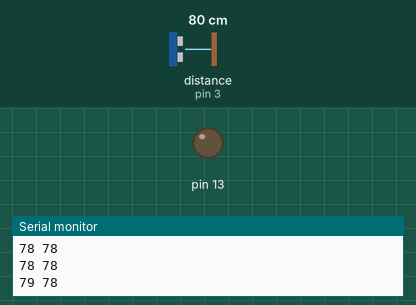
A sketch run on a simulated Arduino Uno, built with avr-gcc and run on an emulated ATmega328P. Parts: output pins drawn as LEDs (lit = HIGH), the last lines printed to the serial monitor. Wiring (inferred from the names in the program): ultrasonic range finder: trigger pin 2; echo pin 3. Inputs (shaded band) come from the test bench; at power-on: distance to the obstacle (sensor on pin 3) 80 cm. The echo pulse lasts 58.3 µs per cm; pins used as bus, display or sensor lines are not drawn.

Above: at 1.2 s.
1.3 s: distance to the obstacle (sensor on pin 3) set to 23 cm
3.9 s: distance to the obstacle (sensor on pin 3) set to 20 cm
At 6.6 s:
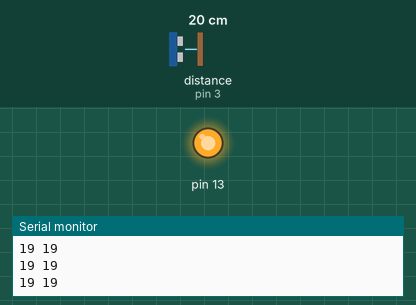
6.9 s: distance to the obstacle (sensor on pin 3) set to 35 cm
At 9.2 s:
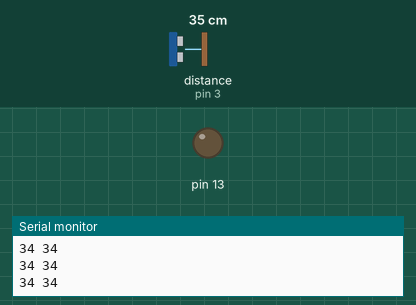
9.9 s: distance to the obstacle (sensor on pin 3) set to 2 cm
At 12.2 s:
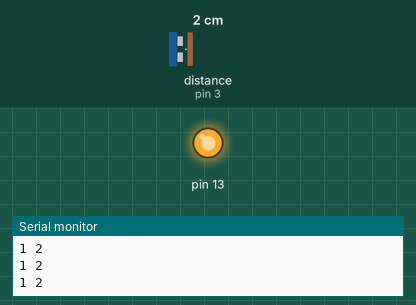
Timing chart, 0 to 13.7 s (numbered marks = the images above; inputs shaded):
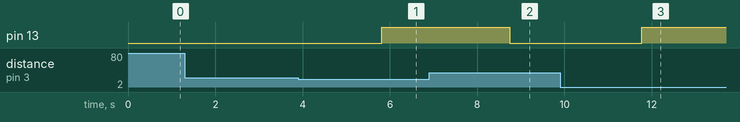

The sketch:

waterproof_sense.ino
```cpp
#include <MedianFilter.h>

/* Arduino example sketch to control a JSN-SR04T ultrasonic distance sensor with Arduino. No library needed. More info: https://www.makerguides.com */

// Define Trig and Echo pin:
#define trigPin 2
#define echoPin 3

// Define variables:
long duration;
int distance;
MedianFilter val(35,0);


void setup() {
  // Define inputs and outputs
  pinMode(trigPin, OUTPUT);
  pinMode(echoPin, INPUT_PULLUP);
  pinMode(13,OUTPUT);
  digitalWrite(13,LOW);
  // Begin Serial communication at a baudrate of 9600:
  Serial.begin(9600);
}

void loop() {
  // Clear the trigPin by setting it LOW:
  digitalWrite(trigPin, LOW);

  delayMicroseconds(2);

 // Trigger the sensor by setting the trigPin high for 10 microseconds:
  digitalWrite(trigPin, HIGH);
  delayMicroseconds(10);
  digitalWrite(trigPin, LOW);

  // Read the echoPin. pulseIn() returns the duration (length of the pulse) in microseconds:
  duration = pulseIn(echoPin, HIGH,26000);

  // Calculate the distance:
  distance = duration*0.034/2;

  // Print the distance on the Serial Monitor (Ctrl+Shift+M):
  //Serial.print("Distance = ");
  Serial.print(distance); Serial.print(" ");
  //Serial.println(" cm");
  val.in(distance);
  distance = val.out();
  //Serial.print(" Median value = ");
  Serial.println(distance);
  if(distance <= 20)

  {
    digitalWrite(13,HIGH);
  }
  else
  { digitalWrite(13,LOW);
    }

  delay(100);
}
```

Measured:
- the behaviour switches between 22 and 21 cm on distance to the obstacle (sensor on pin 3) (found by bisection; images 0 and 1)
- after the input at 3.9 s, pin 13: LOW → HIGH after 1.9 s
- after the input at 6.9 s, pin 13: HIGH → LOW after 1.8 s
- after the input at 9.9 s, pin 13: LOW → HIGH after 1.9 s
